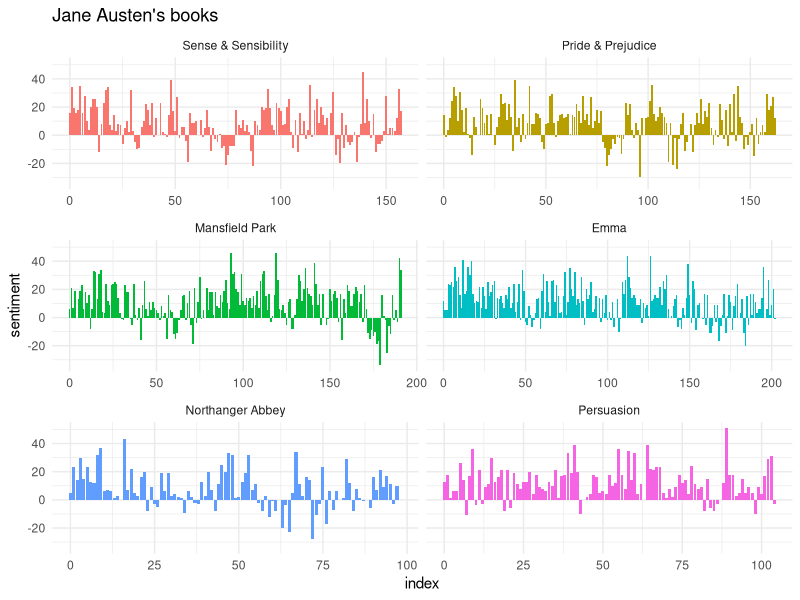

Source code (R):
library(tidyverse)
library(tidytext)

# Jane Austen

library(janeaustenr)

tidy_books <- austen_books() %>%
  group_by(book) %>%
  mutate(linenumber = row_number()) %>% 
  ungroup() %>%
  unnest_tokens(word, text)

jane_austen_sentiment <- tidy_books %>%
  inner_join(get_sentiments("bing"), by="word") %>%
  count(book, index=linenumber %/% 80, sentiment) %>%  # Count group members
  pivot_wider(names_from=sentiment, values_from=n, values_fill = 0) %>%
  mutate(sentiment = positive - negative)

ggplot(jane_austen_sentiment, aes(index, sentiment, fill = book)) +
  geom_col(show.legend = FALSE) +
  theme_minimal() +  
  facet_wrap(~book, ncol = 2, scales = "free_x") +
  labs(title="Jane Austen's books")
